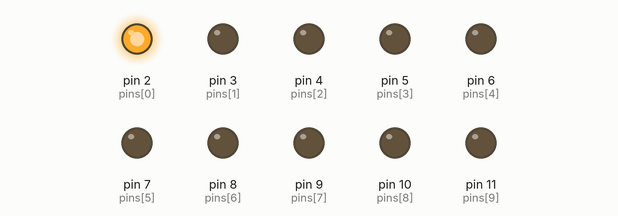
Recording of a sketch running on a simulated Arduino Uno, built with avr-gcc and run on an emulated ATmega328P. Shown: output pins drawn as LEDs (lit = HIGH).

Above: at 0.05 s.
At 0.75 s:
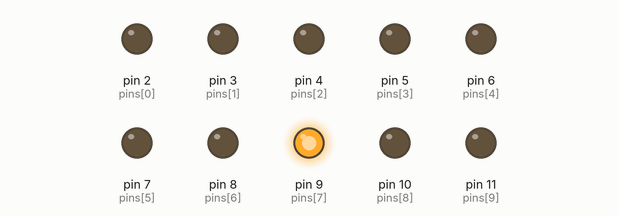
At 1.45 s:
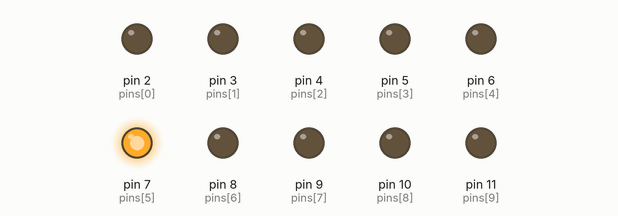
At 2.15 s:
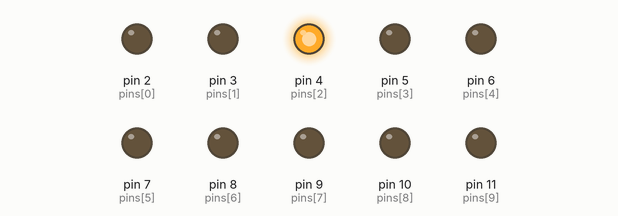
At 2.9 s:
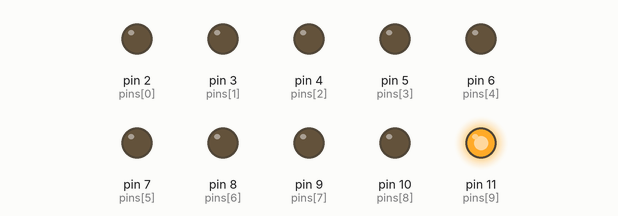
At 4.25 s:
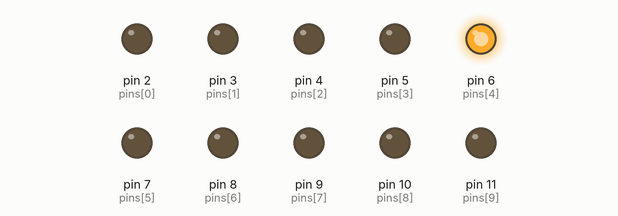
Timing chart, 0 to 4.5 s (numbered marks = the images above):
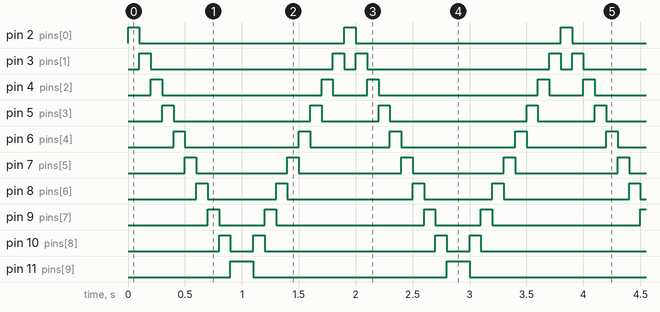

The sketch:

LED_chaser.ino
```cpp
#include <Servo.h>

int pinsCount=10;                        // declaring the integer variable pinsCount
int pins[] = {2,3,4,5,6,7,8,9,10,11};          // declaring the array pins[]

void setup() {
  for (int i=0; i<pinsCount; i=i+1){    // counting the variable i from 0 to 9
    pinMode(pins[i], OUTPUT);            // initialising the pin at index i of the array of pins as OUTPUT
  }
}

void loop() {
  for (int i=0; i<pinsCount; i=i+1){    // chasing right
    digitalWrite(pins[i], HIGH);         // switching the LED at index i on
    delay(100);                          // stopping the program for 100 milliseconds
    digitalWrite(pins[i], LOW);          // switching the LED at index i off
  }
  for (int i=pinsCount-1; i>0; i=i-1){   // chasing left (except the outer leds)
    digitalWrite(pins[i], HIGH);         // switching the LED at index i on
    delay(100);                          // stopping the program for 100 milliseconds
    digitalWrite(pins[i], LOW);          // switching the LED at index i off
  }
}
```

Measured:
- by itself, pin 2 (pins[0]): alternates HIGH for 0.10 s and LOW for 1.8 s
- by itself, pin 3 (pins[1]): repeats every 1.9 s: LOW 1.6 s, HIGH 0.10 s, LOW 0.10 s, HIGH 0.10 s
- by itself, pin 4 (pins[2]): repeats every 1.9 s: LOW 1.4 s, HIGH 0.10 s, LOW 0.30 s, HIGH 0.10 s
- by itself, pin 5 (pins[3]): repeats every 1.9 s: LOW 1.2 s, HIGH 0.10 s, LOW 0.50 s, HIGH 0.10 s
- by itself, pin 6 (pins[4]): repeats every 1.9 s: LOW 1.0 s, HIGH 0.10 s, LOW 0.70 s, HIGH 0.10 s
- by itself, pin 7 (pins[5]): alternates HIGH for 0.10 s and LOW for 0.80 s
- by itself, pin 8 (pins[6]): repeats every 1.9 s: LOW 0.60 s, HIGH 0.10 s, LOW 1.1 s, HIGH 0.10 s
- by itself, pin 9 (pins[7]): repeats every 1.9 s: LOW 0.40 s, HIGH 0.10 s, LOW 1.3 s, HIGH 0.10 s
